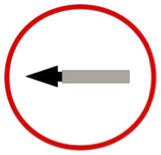
#> input picture Templates/turn_left.png, 161 x 155 px, found by its file name
$ python signal_detector.py   (Python 2 division)   (older library calls are emulated)
#> lines starting #> are read from the running program, lines starting #| are printed output that depends on the picture; after the words box and inside, x2 and y2 are one past the last pixel; in counts of white or black regions, pixels touching at a corner belong together; long printed decimals are rounded
import cv2
import sys
import numpy as np

from enums import Sign
from skimage.feature import hog
from skimage.transform import integral_image
from numpy import linalg as LA
from sklearn.svm import SVC
from skimage.feature import local_binary_pattern


class SignalDetector(object):
	def __init__(self):
		self.template = {}
		self.hog_features = {}
		self.integral_features = {}
		self.cls = []

		I = cv2.imread('Templates/turn_left.png')
#> I is the input picture: shape (155, 161, 3); mean B, G, R 224.7, 225.1, 242.6
		self.hog_features[Sign.turn_left] = self.compute_hog(I)
#> in compute_hog, `_,gray = cv2.threshold(gray,120,255,cv2.THRESH_BINARY)`:
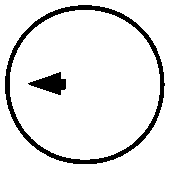
#> gray: shape (170, 170); 90.7% white; 2 black regions, box (x1, y1, x2, y2) and area: (5, 5, 165, 164) 2226, (28, 72, 66, 95) 463
		self.integral_features[Sign.turn_left] = self.integral_image(I)
#> in integral_image, `_,gray = cv2.threshold(gray,70,255,cv2.THRESH_BINARY_INV)`: gray: shape (170, 170); 5% white; 9 white regions (6 under 20 px), largest, box (x1, y1, x2, y2) and area: (6, 6, 163, 141) 776, (29, 73, 65, 95) 421, (34, 143, 126, 163) 215
#> the loop in integral_image, `for i,f in enumerate(feature):` made 4 passes
#> after the loop in integral_image, `for i,f in enumerate(feature):`: feature = [0.665, 0.335, 0.251, 0.361]
#| [0.6646 0.3354 0.251 0.3615]
		I = cv2.cvtColor(I, cv2.COLOR_BGR2GRAY)
		self.template[Sign.turn_left] = I
		self.cls.append(Sign.turn_left)

		I = cv2.imread('Templates/turn_right.png')
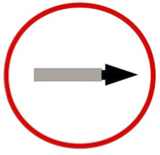
#> input picture Templates/turn_right.png, 160 x 155 px, found by its file name
#> I is the input picture: shape (155, 160, 3); mean B, G, R 224.6, 225, 242.6
		self.hog_features[Sign.turn_right] = self.compute_hog(I)
#> in compute_hog (call 2), `_,gray = cv2.threshold(gray,120,255,cv2.THRESH_BINARY)`: gray: shape (170, 170); 90.7% white; 2 black regions, box (x1, y1, x2, y2) and area: (5, 3, 165, 163) 2227, (107, 70, 145, 93) 466
		self.integral_features[Sign.turn_right] = self.integral_image(I)
#> in integral_image (call 2), `_,gray = cv2.threshold(gray,70,255,cv2.THRESH_BINARY_INV)`: gray: shape (170, 170); 5.1% white; 7 white regions (2 under 20 px), largest, box (x1, y1, x2, y2) and area: (108, 71, 144, 93) 427, (122, 41, 164, 152) 294, (42, 4, 152, 40) 287, (12, 114, 121, 161) 275, (6, 26, 32, 113) 182
#> the loop in integral_image (call 2), `for i,f in enumerate(feature):` made 4 passes
#| [0.3448 0.6552 0.2386 0.4691]
		I = cv2.cvtColor(I, cv2.COLOR_BGR2GRAY)
		self.template[Sign.turn_right] = I
		self.cls.append(Sign.turn_right)

		I = cv2.imread('Templates/dont_turn_left.png')
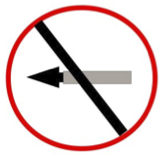
#> input picture Templates/dont_turn_left.png, 160 x 156 px, found by its file name
#> I is the input picture: shape (156, 160, 3); mean B, G, R 211.7, 212.1, 229.5
		self.hog_features[Sign.dont_turn_left] = self.compute_hog(I)
#> in compute_hog (call 3), `_,gray = cv2.threshold(gray,120,255,cv2.THRESH_BINARY)`: gray: shape (170, 170); 85.3% white; 2 black regions, box (x1, y1, x2, y2) and area: (7, 6, 167, 164) 3774, (30, 73, 68, 95) 461
		self.integral_features[Sign.dont_turn_left] = self.integral_image(I)
#> in integral_image (call 3), `_,gray = cv2.threshold(gray,70,255,cv2.THRESH_BINARY_INV)`: gray: shape (170, 170); 9.9% white; 6 white regions (3 under 20 px), largest, box (x1, y1, x2, y2) and area: (8, 7, 166, 148) 2166, (31, 73, 67, 95) 406, (32, 141, 141, 163) 248
#> in integral_image (call 3), `integral = integral_image(gray)`:
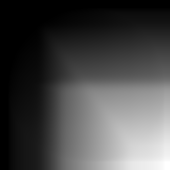
#> integral: shape (170, 170) uint64; min 0, max 729810, mean 208731.6; drawn with min black and max white
#> the loop in integral_image (call 3), `for i,f in enumerate(feature):` made 4 passes
#> after the loop in integral_image (call 3), `for i,f in enumerate(feature):`: feature = [0.579, 0.421, 0.193, 0.255]
#| [0.579 0.421 0.1929 0.2551]
		I = cv2.cvtColor(I, cv2.COLOR_BGR2GRAY)
		self.template[Sign.dont_turn_left] = I
		self.cls.append(Sign.dont_turn_left)

		I = cv2.imread('Templates/dont_turn_right.png')
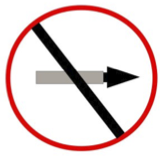
#> input picture Templates/dont_turn_right.png, 160 x 156 px, found by its file name
#> I is the input picture: shape (156, 160, 3); mean B, G, R 211.8, 212.2, 229.6
		self.hog_features[Sign.dont_turn_right] = self.compute_hog(I)
#> in compute_hog (call 4), `_,gray = cv2.threshold(gray,120,255,cv2.THRESH_BINARY)`: gray: shape (170, 170); 85.3% white; 2 black regions, box (x1, y1, x2, y2) and area: (6, 6, 167, 164) 3781, (109, 73, 147, 95) 454
		self.integral_features[Sign.dont_turn_right] = self.integral_image(I)
#> in integral_image (call 4), `_,gray = cv2.threshold(gray,70,255,cv2.THRESH_BINARY_INV)`:
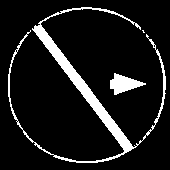
#> gray: shape (170, 170); 10% white; 3 white regions (1 under 20 px), largest, box (x1, y1, x2, y2) and area: (8, 7, 166, 163) 2481, (110, 73, 146, 95) 413
#> in integral_image (call 4), `integral = integral_image(gray)`:
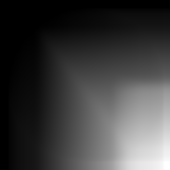
#> integral: shape (170, 170) uint64; min 0, max 739245, mean 180500.6; drawn with min black and max white
#> the loop in integral_image (call 4), `for i,f in enumerate(feature):` made 4 passes
#> after the loop in integral_image (call 4), `for i,f in enumerate(feature):`: feature = [0.435, 0.565, 0.169, 0.335]
#| [0.4346 0.5654 0.1687 0.3353]
		I = cv2.cvtColor(I, cv2.COLOR_BGR2GRAY)
		self.template[Sign.dont_turn_right] = I
		self.cls.append(Sign.dont_turn_right)

		self.cls = np.array(self.cls)
		self.svm = SVC()
#> (the run stopped early here; a loop or call above may not have finished)
